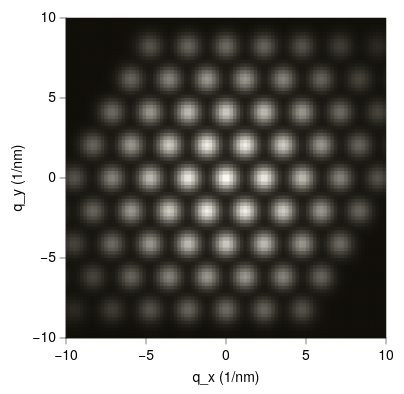

Vega-Lite specification stored for this chart:
### Vega-Lite specification from a JSON file in a GitHub repository (floating-point values rounded to 4 significant figures; data arrays with more than 128 entries replaced by an {"elided": "..."} marker saying what was removed)
{"background": null, "config": {"arc": {"fill": "#DBDBDB", "fillOpacity": 1.0, "innerRadius": 40.0, "padAngle": 0.03, "stroke": "black", "strokeOpacity": 1, "strokeWidth": 0.25}, "area": {"fill": "#DBDBDB", "fillOpacity": 1.0, "stroke": "black", "strokeOpacity": 1, "strokeWidth": 0.25}, "axis": {"domain": true, "domainCap": "round", "domainColor": "black", "domainWidth": 0.25, "grid": false, "gridCap": "round", "gridColor": "#F1F1F1", "gridDash": [0, 0], "gridOpacity": 1.0, "gridWidth": 0.25, "labelColor": "black", "labelFont": "Helvetica Neue", "labelFontSize": 7, "labelFontStyle": "normal", "labelFontWeight": 400, "offset": 0, "ticks": true, "tickCap": "round", "tickColor": "black", "tickRound": false, "tickSize": 3, "tickWidth": 0.25, "titleColor": "black", "titleFont": "Helvetica Neue", "titleFontSize": 7, "titleFontStyle": "normal", "titleFontWeight": 400}, "axisX": {"domain": true, "labelAlign": "center", "labelAngle": 0, "labels": true, "ticks": true, "translate": 0}, "axisY": {"domain": true, "labelAlign": "right", "labelAngle": 0, "labels": true, "ticks": true, "translate": 0}, "axisRight": {"domain": true, "labelAlign": "left", "labelAngle": 0, "labels": true, "ticks": true, "translate": 0}, "axisTop": {"domain": true, "labelAlign": "center", "labelAngle": 0, "labels": true, "ticks": true, "translate": 0}, "axisBand": {"tickOffset": 0}, "bar": {"fill": "#DBDBDB", "fillOpacity": 1.0, "stroke": "black", "strokeOpacity": 1, "strokeWidth": 0.25}, "boxplot": {"size": 14.4, "ticks": {"cornerRadius": 0.25, "fill": "black", "opacity": 1, "size": 7.2, "thickness": 0.25}, "box": {"fillOpacity": 1.0, "stroke": "black", "strokeOpacity": 1, "strokeWidth": 0.25}, "median": {"cornerRadius": 0, "fill": "black", "fillOpacity": 1.0, "opacity": 1, "size": 14.4, "thickness": 0.25}, "rule": {"fill": "black", "fillOpacity": 1.0, "size": 16.0, "stroke": "black", "strokeDash": [0, 0], "strokeOpacity": 1, "strokeWidth": 0.25}, "outliers": {"color": "black", "fill": "black", "fillOpacity": 1.0, "size": 0, "stroke": "black", "strokeOpacity": 1, "strokeWidth": 0.25}}, "circle": {"fill": "black", "fillOpacity": 1.0, "size": 0.8, "stroke": null, "strokeOpacity": 1, "strokeWidth": 0.25}, "errorband": {"band": {"fillOpacity": 0.6, "stroke": null, "strokeWidth": 0.25, "strokeOpacity": 1}, "borders": {"opacity": 0, "strokeOpacity": 0.25, "strokeWidth": 1}}, "errorbar": {"opacity": 1, "rule": {"strokeDash": [0, 0], "strokeWidth": 0.25}, "ticks": {"color": "black", "cornerRadius": 0.125, "opacity": 1, "size": 9.6, "thickness": 0.25}, "thickness": 0.25}, "font": "Helvetica Neue", "geoshape": {"fill": "#DBDBDB", "fillOpacity": 1.0, "stroke": "black", "strokeOpacity": 1, "strokeWidth": 0.25}, "header": {"labelColor": "black", "labelFont": "Helvetica Neue", "labelFontSize": 7, "labelFontStyle": "normal", "labelFontWeight": 400, "titleColor": "black", "titleFont": "Helvetica Neue", "titleFontSize": 7, "titleFontStyle": "normal", "titleFontWeight": 400, "titlePadding": 0}, "legend": {"disable": false, "offset": 4.5, "titlePadding": 4, "labelOffset": 2, "gradientLabelOffset": 2, "gradientLength": 80.0, "gradientThickness": 8.0, "gradientOpacity": 1.0, "gradientStrokeColor": "black", "gradientStrokeWidth": 0.25, "labelColor": "black", "labelFont": "Helvetica Neue", "labelFontSize": 7, "labelFontStyle": "normal", "labelFontWeight": 400, "strokeColor": "black", "strokeWidth": 0, "symbolSize": 42, "symbolStrokeColor": "black", "symbolStrokeWidth": 0.25, "titleColor": "black", "titleFont": "Helvetica Neue", "titleFontSize": 7, "titleFontStyle": "normal", "titleFontWeight": 400}, "line": {"color": "black", "stroke": "black", "strokeCap": "round", "strokeDash": [0, 0], "strokeOpacity": 1, "strokeWidth": 0.375}, "point": {"filled": true, "fill": "#DBDBDB", "fillOpacity": 1.0, "size": 8.0, "stroke": "black", "strokeOpacity": 1, "strokeWidth": 0.25}, "range": {"category": ["#C6D9F1", "#F1C9CB", "#FEF0B9", "#CEE37A", "#7AA8E0", "#E589A3", "#FDDD5D", "#68B961", "#4177B1", "#C35082", "#E5C227", "#438156"], "diverging": {"scheme": ["#C35082", "#CE6D94", "#D989A7", "#E2A4BA", "#EABFCE", "#F1DBE2", "#F6F6F6", "#D7E0EB", "#B9CBE0", "#9BB6D5", "#7DA1C9", "#5F8CBD", "#4177B1"]}, "heatmap": {"scheme": ["#110F09", "#22201A", "#34322B", "#47453E", "#5B5951", "#706D66", "#86837B", "#9C9991", "#B2AFA7", "#CAC7BE", "#E1DED6", "#FAF7EE"]}, "ordinal": {"scheme": ["#F1F1F1", "#DBDBDB", "#C6C6C6", "#B2B2B2", "#9D9D9D", "#898989", "#767676", "#636363", "#515151", "#404040", "#2F2F2F", "#1F1F1F"]}, "ramp": {"scheme": ["#32022B", "#43044D", "#4C196E", "#4D338C", "#484DA6", "#3A68BB", "#1D83CA", "#1D9CCB", "#23B5C9", "#28CDC5", "#4DE0B4", "#91EE9F"]}}, "rule": {"color": "black", "stroke": "black", "strokeCap": "round", "strokeDash": [2, 2], "strokeOpacity": 1, "strokeWidth": 0.25}, "scale": {"bandPaddingInner": 0.1, "bandPaddingOuter": 0.1, "round": false}, "rect": {"fill": "#DBDBDB", "fillOpacity": 1.0, "stroke": "black", "strokeOpacity": 1, "strokeWidth": 0.25}, "square": {"fill": "#DBDBDB", "fillOpacity": 1.0, "size": 16.0, "stroke": "black", "strokeOpacity": 1, "strokeWidth": 0.25}, "text": {"color": "black", "font": "Helvetica Neue", "fontSize": 7, "fontStyle": "normal", "fontWeight": 400}, "tick": {"color": "black", "cornerRadius": 0.125, "opacity": 1.0, "size": 14.4, "thickness": 0.25}, "title": {"anchor": "middle", "frame": "group", "color": "black", "font": "Helvetica Neue", "fontSize": 7, "fontStyle": "normal", "fontWeight": 400, "subtitleColor": "black", "subtitleFont": "Helvetica Neue", "subtitleFontSize": "Helvetica Neue", "subtitleFontStyle": "normal", "subtitleFontWeight": 400}, "trail": {"color": "black", "opacity": 1, "size": 0.375}, "view": {"continuousWidth": 160, "continuousHeight": 160, "discreteWidth": 160, "discreteHeight": 160, "fill": null, "stroke": "black", "strokeWidth": 0.25}}, "data": {"name": "data-65c2759bbe32702c2aa5c2d7ff971fdd"}, "mark": {"type": "rect", "clip": true, "stroke": null}, "encoding": {"color": {"field": "I", "legend": null, "title": null, "type": "quantitative"}, "x": {"field": "x0", "scale": {"domain": [-10.0, 10.0], "nice": false}, "title": "q_x (1/nm)", "type": "quantitative"}, "x2": {"field": "x1"}, "y": {"field": "y0", "scale": {"domain": [-10.0, 10.0], "nice": false}, "title": "q_y (1/nm)", "type": "quantitative"}, "y2": {"field": "y1"}}, "$schema": "https://vega.github.io/schema/vega-lite/v6.4.1.json", "datasets": {"data-65c2759bbe32702c2aa5c2d7ff971fdd": {"elided": "8464 records"}}}
